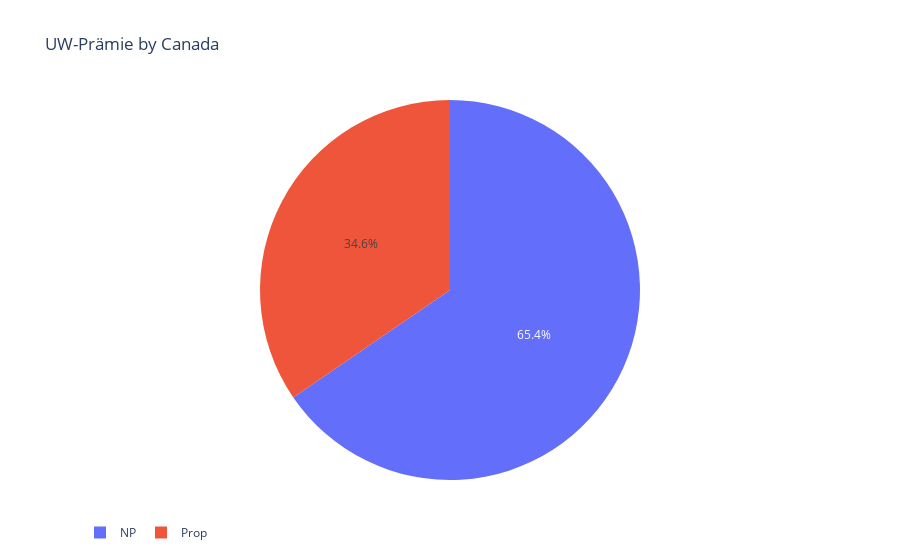

The cell this chart's notebook holds for it:
### Markdown cell above
# Pie

 https://plotly.com/python/pie-charts/

### Code cell
df = pd.read_pickle('data/Backtesting2020_SQ-UW_Abrech_20200907_sop.pkl')
country='Canada'
df=df[df['Description']==country]

chart_data = pd.concat([
	df['EboSchema'],
	df['UW-Prämie'],
	df['Ultimate-Prämie'],
], axis=1)
chart_data = chart_data.sort_values(['EboSchema'])
chart_data = chart_data.rename(columns={'EboSchema': 'x'})
chart_data_sum = chart_data.groupby(['x'])[['UW-Prämie', 'Ultimate-Prämie']].sum()
chart_data_sum.columns = ['UW-Prämie|sum','Ultimate-Prämie|sum']
chart_data = chart_data_sum.reset_index()
chart_data = chart_data.dropna()
chart_data = chart_data[chart_data['UW-Prämie|sum'] > 0]  # can't represent negatives in a pie

import plotly.graph_objs as go

labels=chart_data['x']
values=chart_data['UW-Prämie|sum']
chart = go.Pie(labels=labels, 
               values=values, 
               name='Sum of UW-Prämie')
figure = go.Figure(data=[chart], 
                   layout=go.Layout({'legend': {'orientation': 'h'}, 
                                     'title': {'text': 'UW-Prämie by '+country}
                                    }))
figure.show()

### Figure 1 — Plotly figure (JSON) as saved in the notebook; plotly's stock layout.template omitted (floating-point values rounded to 4 significant figures)
{"data": [{"labels": ["NP", "Prop"], "name": "Sum of UW-Prämie", "type": "pie", "values": [185900000.0, 98193497]}], "layout": {"legend": {"orientation": "h"}, "title": {"text": "UW-Prämie by Canada"}}}
